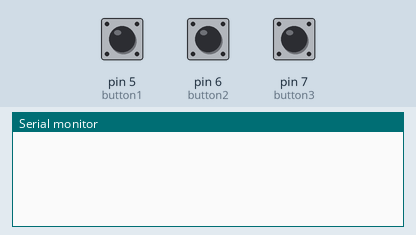
Simulated run of this sketch. Board: Arduino Uno, built with avr-gcc and run on an emulated ATmega328P. Parts: the last lines printed to the serial monitor. The inputs (shaded band) are chosen by the test bench; at power-on: pin 5 (button1) HIGH, pin 6 (button2) HIGH, pin 7 (button3) HIGH.

Above: at 1.2 s.
1.3 s: pin 5 (button1) pulled LOW for 0.15 s
At 2.2 s:
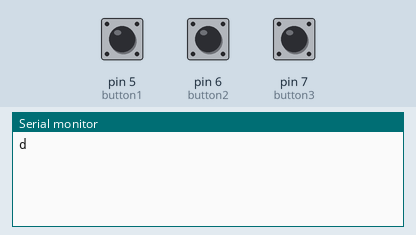
2.9 s: pin 6 (button2) pulled LOW for 0.15 s
At 3.4 s:
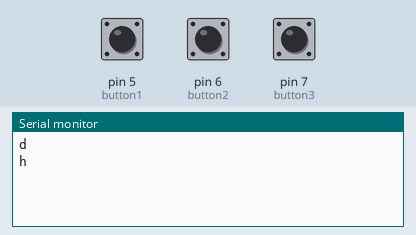
4.5 s: pin 7 (button3) pulled LOW for 0.15 s
At 5.8 s:
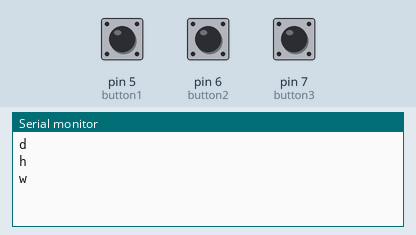

Measured:
- after the input at 1.3 s, the serial monitor: prints a new line at once (image 1)
- after the input at 2.9 s, the serial monitor: prints a new line at once (image 2)
- after the input at 4.5 s, the serial monitor: prints a new line at once (image 3)

The sketch:

RWS_Oceanfest.ino
```cpp
#include <Button.h>

Button button1(5); // dolphin
Button button2(6); // herring
Button button3(7); // whale

void setup() {
  button1.begin();
  button2.begin();
  button3.begin();

  while (!Serial) { }; // for Leos
  Serial.begin(9600);
}

void loop() {
  if (button1.pressed())
    Serial.println("d");

  if (button2.pressed())
    Serial.println("h");

  if (button3.pressed())
    Serial.println("w");
}
```
